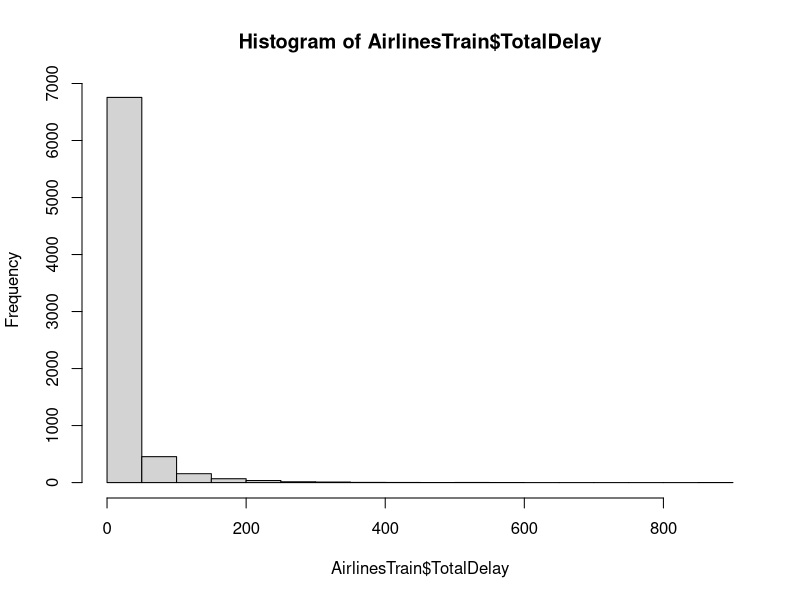
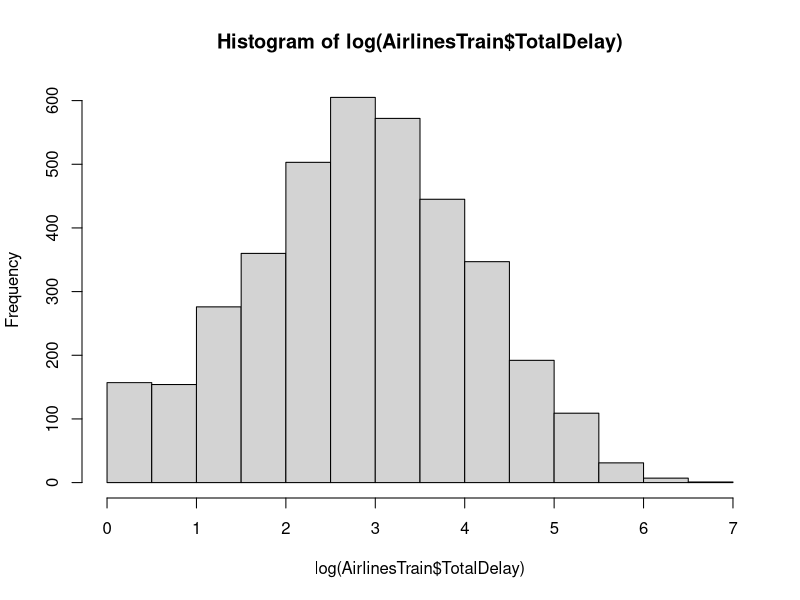
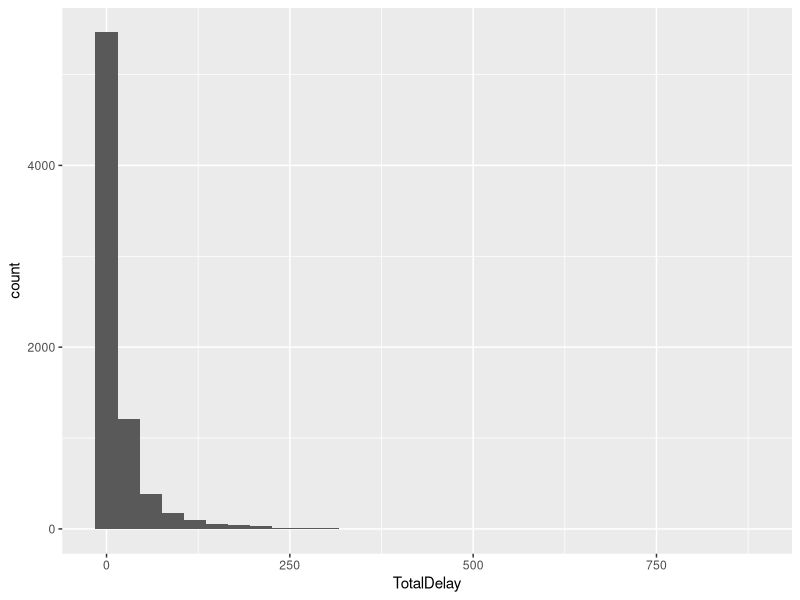
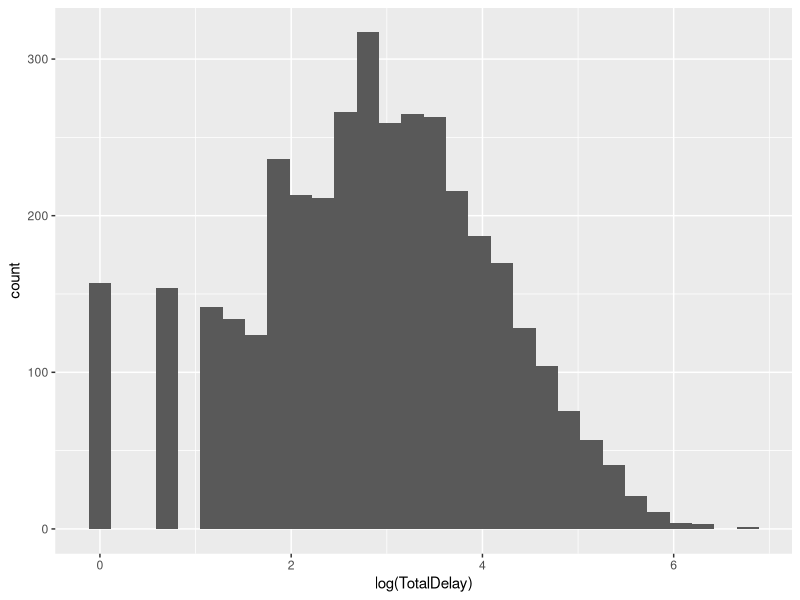
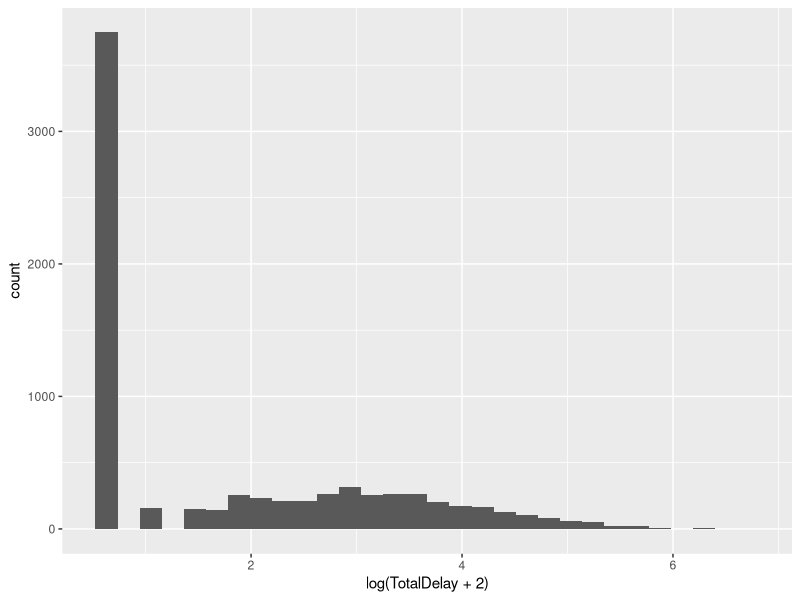
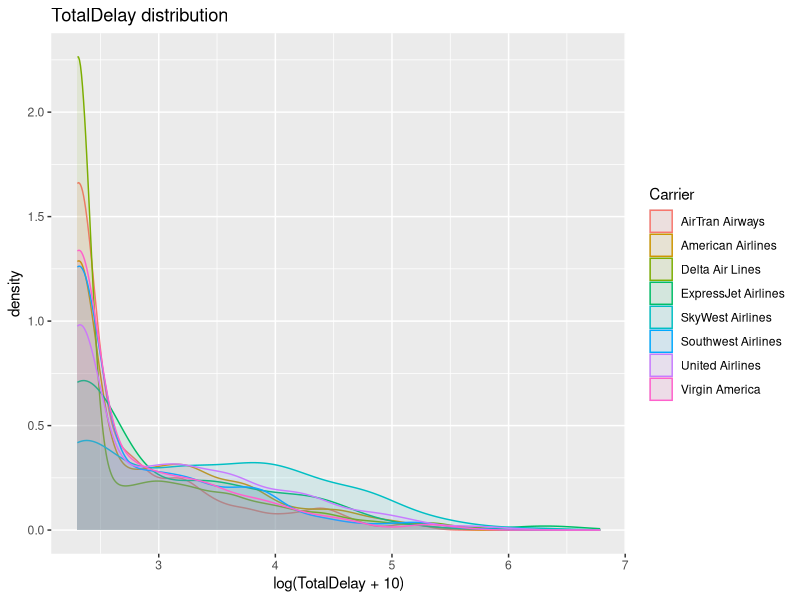
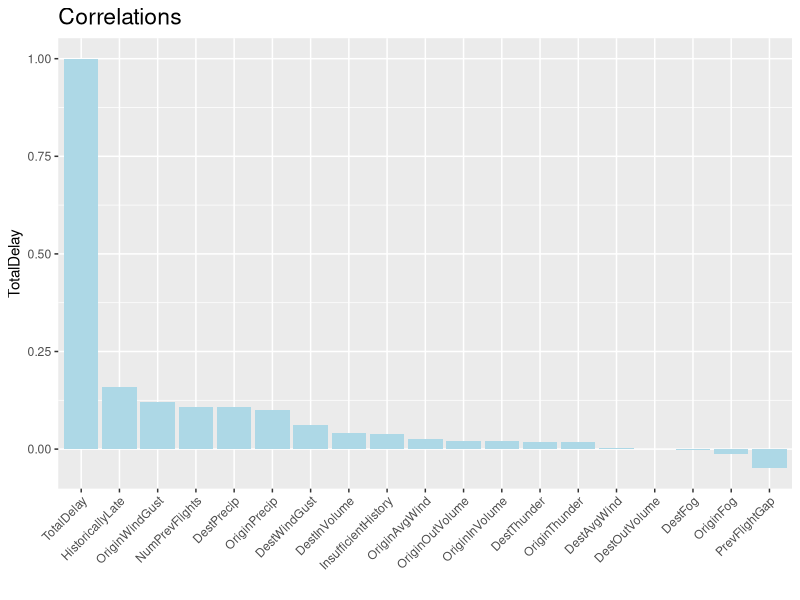

These charts were generated, in order, by the following R code:
## ---- chunk 1
knitr::opts_chunk$set(echo = T, warning=FALSE, message=FALSE)
## ---- chunk 2
library(tidyverse)
library(MASS)
library(caret)
library(e1071) 

# Loading and preparing data
Airlines <- read.csv("AirlineDelay.csv")

# split between training and testing sets
spl = createDataPartition(Airlines$TotalDelay, p = 0.8, list = FALSE)  # 80% for training

AirlinesTrain = Airlines[spl,]
AirlinesTest = Airlines[-spl,]

str(AirlinesTrain)

summary(AirlinesTrain)
## ---- chunk 3
hist(AirlinesTrain$TotalDelay)
## ---- chunk 4
hist(log(AirlinesTrain$TotalDelay))
## ---- chunk 5
AirlinesTrain %>% ggplot(aes(x=TotalDelay))+geom_histogram()
## ---- chunk 6
AirlinesTrain %>% ggplot(aes(x=log(TotalDelay)))+geom_histogram()
## ---- chunk 7
AirlinesTrain %>% ggplot(aes(x=log(TotalDelay+2)))+geom_histogram()
## ---- chunk 8
ggplot(AirlinesTrain, aes(log(TotalDelay+10))) + geom_density(aes(group=Carrier, colour=Carrier, fill=Carrier), alpha=0.1) + ggtitle("TotalDelay distribution")
## ---- chunk 9
lm(AirlinesTrain$TotalDelay~.,data=AirlinesTrain)
## ---- chunk 10
corr_delay <- sort(cor(AirlinesTrain[,c(5:23)])["TotalDelay",], decreasing = T)
corr=data.frame(corr_delay)
ggplot(corr,aes(x = row.names(corr), y = corr_delay)) + 
  geom_bar(stat = "identity", fill = "lightblue") + 
  scale_x_discrete(limits= row.names(corr)) +
  labs(x = "", y = "TotalDelay", title = "Correlations") + 
  theme(plot.title = element_text(hjust = 0, size = rel(1.5)),
        axis.text.x = element_text(angle = 45, hjust = 1))
## ---- chunk 11
linFit <- lm(log(TotalDelay+2) ~ HistoricallyLate, data=AirlinesTrain)
summary(linFit)
## ---- chunk 12
# Take care: output is in logs
yhat = exp(predict(linFit,newdata=AirlinesTest))-2
y = AirlinesTest$TotalDelay
R2 = cor(y,yhat)^2
R2
## ---- chunk 13
modeltotal=lm(log(TotalDelay+2)~.,data=AirlinesTrain)
summary(modeltotal)
## ---- chunk 14
yhat2 = exp(predict(modeltotal,newdata=AirlinesTest))-2
y2 = AirlinesTest$TotalDelay
R22 = cor(y2,yhat2)^2
R22
## ---- chunk 15
# Create the three groups or categories (labels)
Airlines$DelayClass = factor(ifelse(Airlines$TotalDelay == 0, "No Delay", ifelse(Airlines$TotalDelay >= 30, "Major Delay", "Minor Delay")))
levels(Airlines$DelayClass)

## ---- chunk 16

## ---- chunk 17
# split between training and testing sets
spl = createDataPartition(Airlines$DelayClass, p = 0.8, list = FALSE)  # 80% for training

AirlinesTrain = Airlines[spl,]
AirlinesTest = Airlines[-spl,]


## ---- chunk 18

## ---- chunk 19
library(VGAM)

log.fit = vglm(DelayClass ~ ., family=multinomial(refLevel=1), data=AirlinesTrain)
summary(log.fit)
## ---- chunk 20
prob.test = predict(log.fit, newdata=AirlinesTest, type="response")
head(prob.test)
